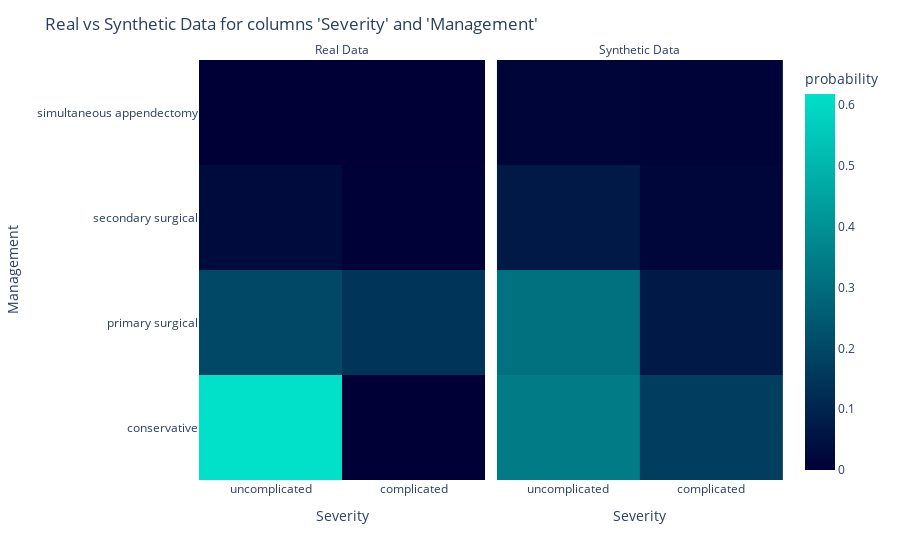
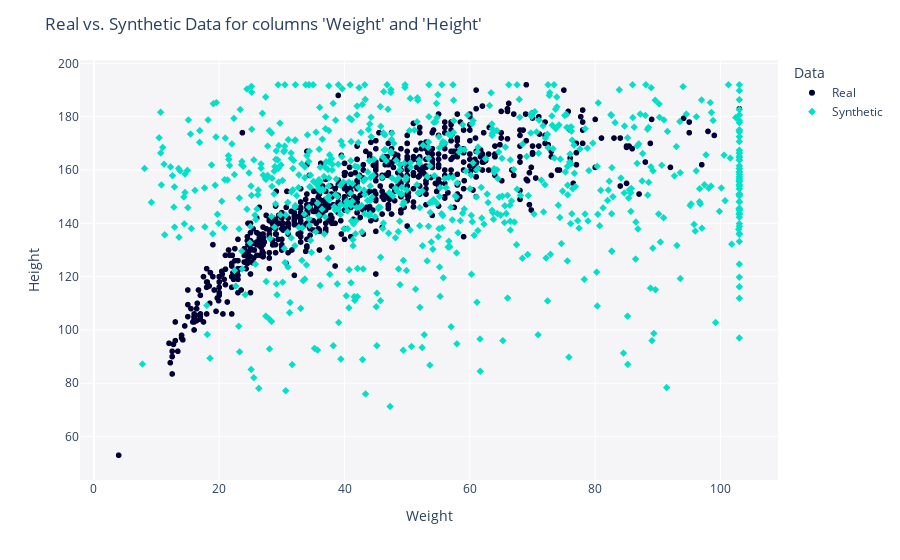

Here is the notebook cell these charts were saved with, in order:
### Code cell
# plot two variables:
from sdv.evaluation.single_table import get_column_pair_plot

fig_categorical = get_column_pair_plot(
    real_data=rpad_df,
    synthetic_data=synth_data,
    column_names=['Severity', 'Management'],
    metadata=metadata)
    
fig_categorical.show()
fig_categorical.write_image(file = f"pages/evaluation/{folder_name}/images/Severity_Management_pair_plot.png")

fig_numerical = get_column_pair_plot(
    real_data=rpad_df,
    synthetic_data=synth_data,
    column_names=['Weight', 'Height'],
    metadata=metadata)
    
fig_numerical.show()
fig_numerical.write_image(file = f"pages/evaluation/{folder_name}/images/Weight_Height_pair_plot.png")

### Figure 1 — Plotly figure (JSON) as saved in the notebook; plotly's stock layout.template omitted (floating-point values rounded to 4 significant figures; data arrays with more than 128 entries replaced by an {"elided": "..."} marker saying what was removed)
{"data": [{"coloraxis": "coloraxis", "histnorm": "probability", "hovertemplate": "Data=Real<br>Severity=%{x}<br>Management=%{y}<br>probability=%{z}<extra></extra>", "name": "", "type": "histogram2d", "x": {"elided": "782 str values"}, "xaxis": "x", "xbingroup": "x", "y": {"elided": "782 str values"}, "yaxis": "y", "ybingroup": "y"}, {"coloraxis": "coloraxis", "histnorm": "probability", "hovertemplate": "Data=Synthetic<br>Severity=%{x}<br>Management=%{y}<br>probability=%{z}<extra></extra>", "name": "", "type": "histogram2d", "x": {"elided": "782 str values"}, "xaxis": "x2", "xbingroup": "x", "y": {"elided": "782 str values"}, "yaxis": "y2", "ybingroup": "y"}], "layout": {"annotations": [{"font": {}, "showarrow": false, "text": "Real Data", "x": 0.245, "xanchor": "center", "xref": "paper", "y": 1, "yanchor": "bottom", "yref": "paper"}, {"font": {}, "showarrow": false, "text": "Synthetic Data", "x": 0.755, "xanchor": "center", "xref": "paper", "y": 1, "yanchor": "bottom", "yref": "paper"}], "coloraxis": {"colorbar": {"title": {"text": "probability"}}, "colorscale": [[0, "#000036"], [1, "#01E0C9"]]}, "legend": {"tracegroupgap": 0}, "margin": {"t": 60}, "title": {"text": "Real vs Synthetic Data for columns 'Severity' and 'Management'"}, "xaxis": {"anchor": "y", "domain": [0, 0.49], "title": {"text": "Severity"}}, "xaxis2": {"anchor": "y2", "domain": [0.51, 1], "matches": "x", "title": {"text": "Severity"}}, "yaxis": {"anchor": "x", "domain": [0, 1], "title": {"text": "Management"}}, "yaxis2": {"anchor": "x2", "domain": [0, 1], "matches": "y", "showticklabels": false}}}

### Figure 2 — Plotly figure (JSON) as saved in the notebook; plotly's stock layout.template omitted (floating-point values rounded to 4 significant figures; data arrays with more than 128 entries replaced by an {"elided": "..."} marker saying what was removed)
{"data": [{"hovertemplate": "Data=Real<br>Weight=%{x}<br>Height=%{y}<extra></extra>", "legendgroup": "Real", "marker": {"color": "#000036", "symbol": "circle"}, "mode": "markers", "name": "Real", "showlegend": true, "type": "scattergl", "x": {"elided": "782 float values"}, "xaxis": "x", "y": {"elided": "782 float values"}, "yaxis": "y"}, {"hovertemplate": "Data=Synthetic<br>Weight=%{x}<br>Height=%{y}<extra></extra>", "legendgroup": "Synthetic", "marker": {"color": "#01E0C9", "symbol": "diamond"}, "mode": "markers", "name": "Synthetic", "showlegend": true, "type": "scattergl", "x": {"elided": "782 float values"}, "xaxis": "x", "y": {"elided": "782 float values"}, "yaxis": "y"}], "layout": {"legend": {"title": {"text": "Data"}, "tracegroupgap": 0}, "margin": {"t": 60}, "plot_bgcolor": "#F5F5F8", "title": {"text": "Real vs. Synthetic Data for columns 'Weight' and 'Height'"}, "xaxis": {"anchor": "y", "domain": [0, 1], "title": {"text": "Weight"}}, "yaxis": {"anchor": "x", "domain": [0, 1], "title": {"text": "Height"}}}}
